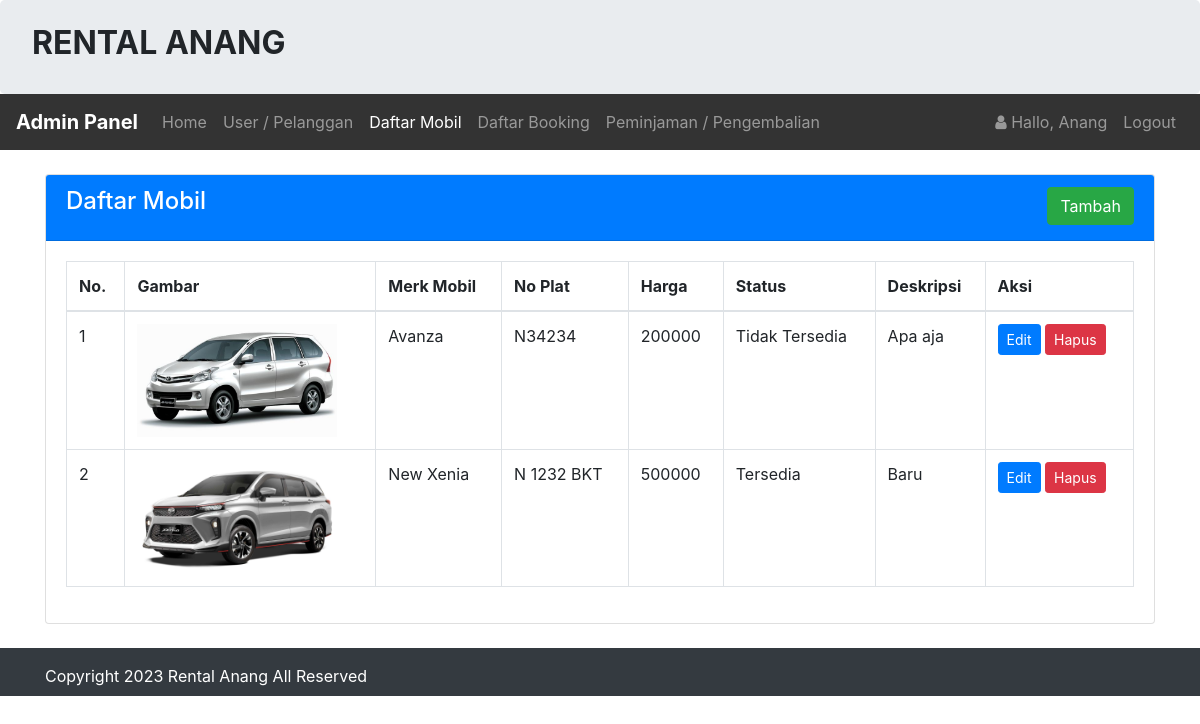
/admin/mobil/mobil.php (signed in), run on the app's committed database.
### tables this page shows
CREATE TABLE `infoweb` (
  `id` int(11) NOT NULL,
  `nama_rental` varchar(255) DEFAULT NULL,
  `telp` varchar(15) DEFAULT NULL,
  `alamat` text DEFAULT NULL,
  `email` varchar(255) DEFAULT NULL,
  `no_rek` text DEFAULT NULL,
  `updated_at` timestamp NOT NULL DEFAULT current_timestamp()
);

CREATE TABLE `mobil` (
  `id_mobil` int(11) NOT NULL,
  `no_plat` varchar(255) NOT NULL,
  `merk` varchar(255) NOT NULL,
  `harga` int(255) NOT NULL,
  `deskripsi` varchar(255) NOT NULL,
  `status` varchar(255) NOT NULL,
  `gambar` text NOT NULL
);

### koneksi/koneksi.php (called while the page is built, shortened)
<?php
    $user = 'root';
    $pass = '';
    $koneksi = new PDO("mysql:host=localhost;dbname=codekop_free_rental_mobil", $user, $pass);
    $url = "http://localhost/rental_mobil-master/";
    $sql_web = "SELECT * FROM infoweb WHERE id = 1";
    $row_web = $koneksi->prepare($sql_web);
    $row_web->execute();
    $info_web = $row_web->fetch(PDO::FETCH_OBJ);
?>

### admin/mobil/mobil.php (the view, shortened to what this page needs)
<?php
    require '../../koneksi/koneksi.php';
    $title_web = 'Daftar Mobil';
    include '../header.php';
?>
<br>
<div class="container">
    <div class="card">
        <div class="card-header text-white bg-primary">
            <h4 class="card-title">
                Daftar Mobil
                <div class="float-right">
                    <a class="btn btn-success" href="tambah.php" role="button">Tambah</a>
                </div>
            </h4>
        </div>
        <div class="card-body">
            <div class="table-responsive">
                <table class="table table-bordered">
                    <thead>
                        <tr>
                            <th>No.</th>
                            <th>Gambar</th>
                            <th>Merk Mobil</th>
                            <th>No Plat</th>
                            <th>Harga</th>
                            <th>Status</th>
                            <th>Deskripsi</th>
                            <th>Aksi</th>
                        </tr>
                    </thead>
                    <tbody>
                        <?php
                            $sql = "SELECT *FROM mobil ORDER BY id_mobil ASC";
                            $row = $koneksi->prepare($sql);
                            $row->execute();
                            $hasil = $row->fetchAll();
                            $no = 1;
                            foreach($hasil as $isi)
                            {
                        ?>
                        <tr>
                            <td><?php echo $no;?></td>
                            <td><img src="../../assets/image/<?php echo $isi['gambar'];?>" class="img-fluid" style="width:200px;"></td>
                            <td><?php echo $isi['merk'];?></td>
                            <td><?php echo $isi['no_plat'];?></td>
                            <td><?php echo $isi['harga'];?></td>
                            <td><?php echo $isi['status'];?></td>
                            <td><?php echo $isi['deskripsi'];?></td>
                            <td>
                                <a class="btn btn-primary btn-sm" href="edit.php?id=<?php echo $isi['id_mobil'];?>" role="button">Edit</a>
                                <a class="btn btn-danger  btn-sm" href="proses.php?aksi=hapus&id=<?= $isi['id_mobil'];?>&gambar=<?= $isi['gambar'];?>" role="button">Hapus</a>
                            </td>
                        </tr>
                        <?php $no++; }?>
                    </tbody>
                </table>
            </div>
        </div>
    </div>
</div>
<?php  include '../footer.php';?>

### admin/header.php (shortened to what this page needs)
<?php
    $id_login = $_SESSION['USER']['id_login'];
    $row = $koneksi->prepare("SELECT * FROM login WHERE id_login=?");
    $row->execute(array($id_login));
    $hasil_login = $row->fetch();
?>
<!doctype html>
<html lang="en">
  <head>
    <link rel="stylesheet" href="<?php echo $url;?>assets/css/bootstrap.css" >
    <link rel="stylesheet" href="<?php echo $url;?>assets/css/font-awesome.css" >
  </head>
  <body>
    <div class="jumbotron pt-4 pb-4">
        <div class="row">
            <div class="col-sm-8">
                <h2><b style="text-transform:uppercase;"><?= $info_web->nama_rental;?> </b></h2>
            </div>
        </div>
    </div>
    <nav class="navbar navbar-expand-lg navbar-dark" style="background-color: #333;">
        <a class="navbar-brand" href="<?php echo $url;?>admin/"><b>Admin Panel</b></a>
        <div class="collapse navbar-collapse" id="collapsibleNavId">
            <ul class="navbar-nav mr-auto mt-2 mt-lg-0">
                <li class="nav-item <?php if($title_web == 'Dashboard'){ echo 'active';}?>">
                    <a class="nav-link" href="<?php echo $url;?>admin/">Home <span class="sr-only">(current)</span></a>
                </li>
                <li class="nav-item <?php if($title_web == 'User'){ echo 'active';}?>">
                    <a class="nav-link" href="<?php echo $url;?>admin/user/index.php">User / Pelanggan</a>
                </li>
                <li class="nav-item <?php if($title_web == 'Daftar Mobil'){ echo 'active';}?>
                <?php if($title_web == 'Tambah Mobil'){ echo 'active';}?>
                <?php if($title_web == 'Edit Mobil'){ echo 'active';}?>">
                    <a class="nav-link" href="<?php echo $url;?>admin/mobil/mobil.php">Daftar Mobil</a>
                </li>
                <li class="nav-item <?php if($title_web == 'Daftar Booking'){ echo 'active';}?>
                <?php if($title_web == 'Konfirmasi'){ echo 'active';}?>">
                    <a class="nav-link" href="<?php echo $url;?>admin/booking/booking.php">Daftar Booking</a>
                </li>
                <li class="nav-item <?php if($title_web == 'Peminjaman'){ echo 'active';}?>">
                    <a class="nav-link" href="<?php echo $url;?>admin/peminjaman/peminjaman.php">Peminjaman / Pengembalian</a>
                </li>
            </ul>
            <ul class="navbar-nav my-2 my-lg-0">
                <li class="nav-item">
                    <a class="nav-link" href="#">
                        <i class="fa fa-user"> </i> Hallo, <?php echo $hasil_login['nama_pengguna'];?>
                    </a>
                </li>
                <li class="nav-item">
                    <a class="nav-link" onclick="return confirm('Apakah anda ingin logout ?');" href="<?php echo $url;?>admin/logout.php">Logout</a>
                </li>
            </ul>
        </div>
    </nav>

### admin/footer.php (shortened to what this page needs)
    <div class="footer mt-4 bg-dark text-white pt-3 pb-2">
      <div class="container">
        Copyright <?= date('Y');?> <?= $info_web->nama_rental;?> All Reserved
      </div>
    </div>
  </body>
</html>

### data on the page
infoweb: nama_rental "RENTAL ANANG", nama_rental "Rental Anang"
mobil: gambar (picture), merk "Avanza", no_plat "N34234", harga "200000", status "Tidak Tersedia", deskripsi "Apa aja"
mobil: gambar (picture), merk "New Xenia", no_plat "N 1232 BKT", harga "500000", status "Tersedia", deskripsi "Baru"

### other printed values
$hasil_login['nama_pengguna'] "Anang"
